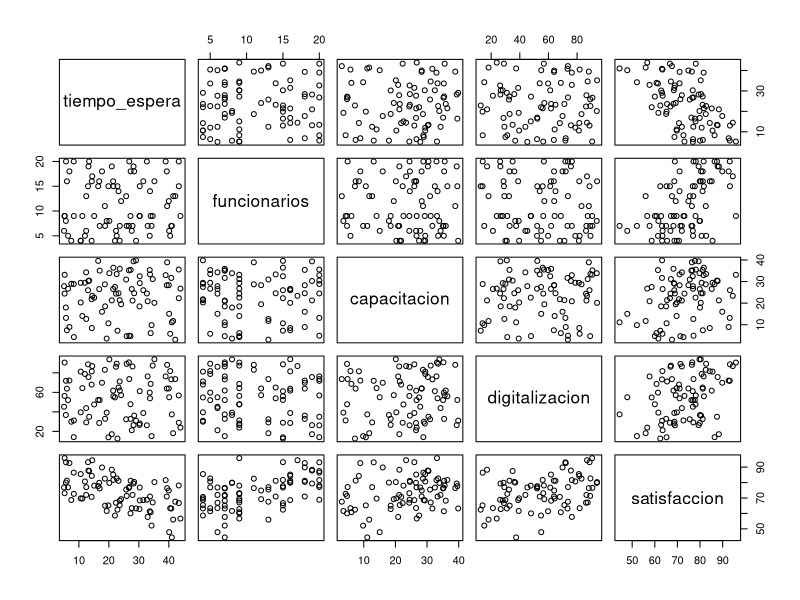
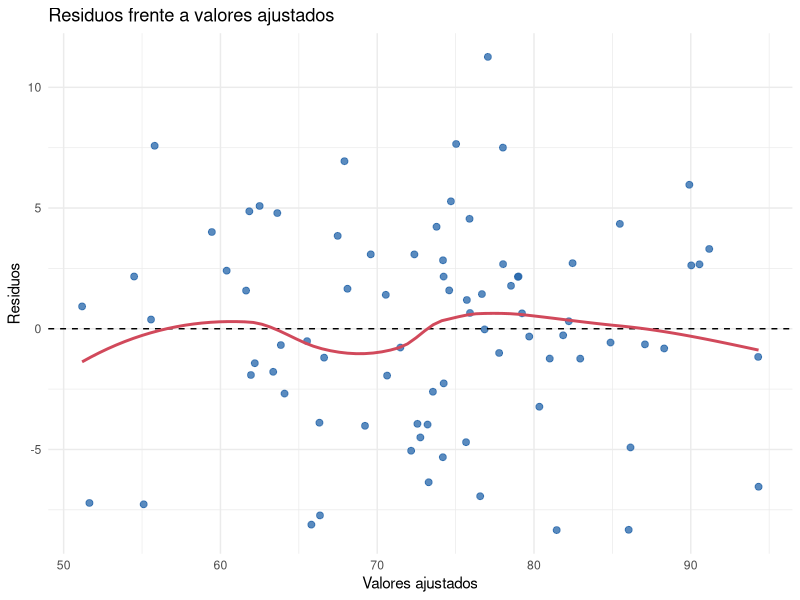
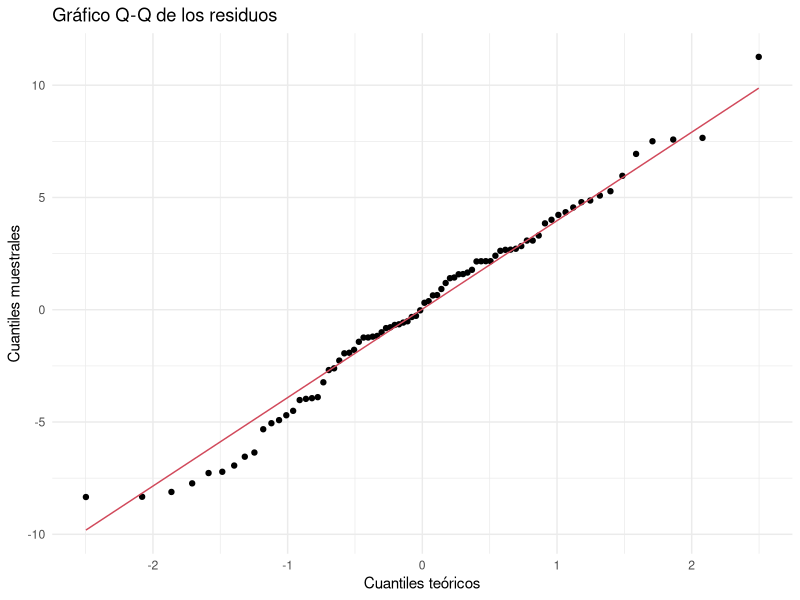
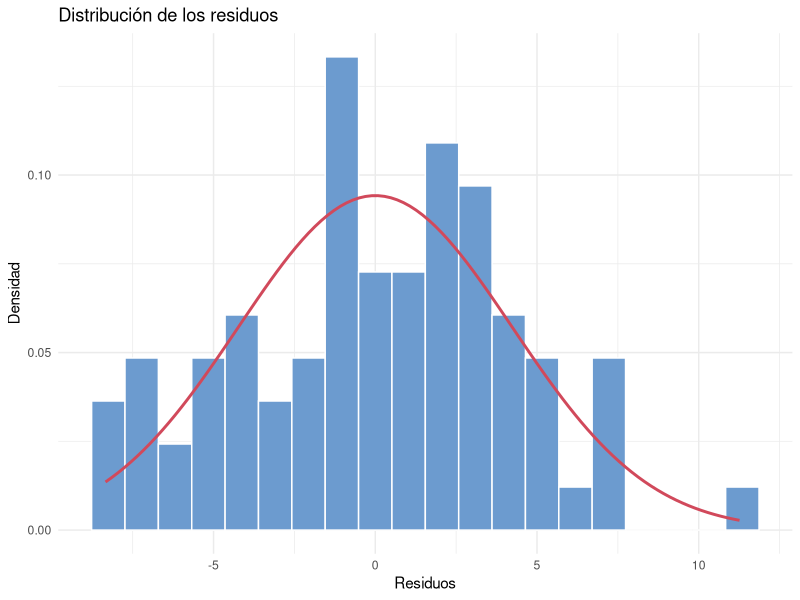
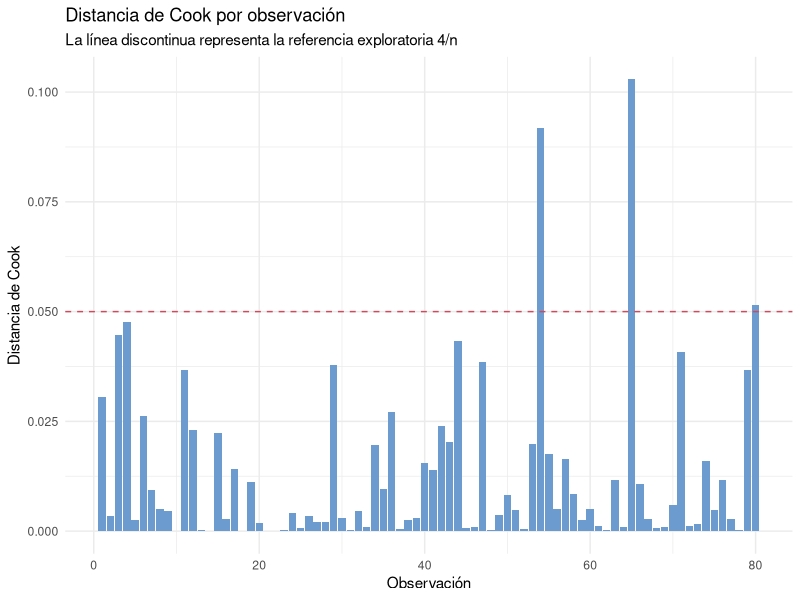

Write R code to recreate these figures, in order.
## ---- chunk 1
ipak <- function(pkg){

  options(repos = c(CRAN="https://cloud.r-project.org"))

  new.pkg <- pkg[!(pkg %in% rownames(installed.packages()))]

  if(length(new.pkg)) install.packages(new.pkg, dependencies = TRUE)

  invisible(lapply(pkg, function(p)
    suppressPackageStartupMessages(library(p, character.only = TRUE))
  ))
}

packages <- c("tidyverse","kableExtra","psych","readxl")

ipak(packages)
## ---- chunk 2
# Instalar una sola vez si los paquetes no están disponibles:
# install.packages(c("tidyverse", "car", "lmtest", "broom"))

library(tidyverse)
library(car)
library(lmtest)
library(broom)

set.seed(2026)

n <- 80

Data <- tibble(
  tiempo_espera  = runif(n, 5, 45),          # Tiempo promedio de espera (minutos)
  funcionarios   = sample(4:20, n, replace = TRUE), # Número de funcionarios disponibles
  capacitacion   = runif(n, 2, 40),          # Horas de capacitación del equipo
  digitalizacion = runif(n, 10, 95)          # Porcentaje de trámites digitalizados (%)
) %>%
  mutate(
    satisfaccion_raw = 55 -
      0.60 * tiempo_espera +
      1.15 * funcionarios +
      0.35 * capacitacion +
      0.22 * digitalizacion +
      rnorm(n, mean = 0, sd = 5),
    satisfaccion = pmin(pmax(satisfaccion_raw, 0), 100) # Acotado a escala 0-100
  ) %>%
  select(-satisfaccion_raw)

glimpse(Data)
## ---- chunk 3
summary(Data)
## ---- chunk 4
modelo <- lm(
  satisfaccion ~ tiempo_espera + funcionarios + capacitacion + digitalizacion,
  data = Data
)

summary(modelo)
## ---- chunk 5
broom::tidy(modelo, conf.int = TRUE)
## ---- chunk 6
broom::glance(modelo)
## ---- chunk 7
nueva_jornada <- tibble(
  tiempo_espera = 15,
  funcionarios = 12,
  capacitacion = 25,
  digitalizacion = 70
)

predict(
  modelo,
  newdata = nueva_jornada,
  interval = "prediction",
  level = 0.95
)
## ---- chunk 8
par(mfrow = c(2, 2))
plot(Data)

## ---- chunk 9
diagnostico <- tibble(
  ajustados = fitted(modelo),
  residuos = residuals(modelo)
)

ggplot(diagnostico, aes(x = ajustados, y = residuos)) +
  geom_point(color = "#2364AA", alpha = 0.75, size = 2) +
  geom_hline(yintercept = 0, linetype = "dashed") +
  geom_smooth(method = "loess", se = FALSE, color = "#D1495B") +
  labs(
    title = "Residuos frente a valores ajustados",
    x = "Valores ajustados",
    y = "Residuos"
  ) +
  theme_minimal()
## ---- chunk 10
ggplot(tibble(residuos = residuals(modelo)),
       aes(sample = residuos)) +
  stat_qq() +
  stat_qq_line(color = "#D1495B") +
  labs(
    title = "Gráfico Q-Q de los residuos",
    x = "Cuantiles teóricos",
    y = "Cuantiles muestrales"
  ) +
  theme_minimal()
## ---- chunk 11
ggplot(tibble(residuos = residuals(modelo)),
       aes(x = residuos)) +
  geom_histogram(aes(y = after_stat(density)),
                 bins = 20, fill = "#6C9BCF",
                 color = "white") +
  stat_function(
    fun = dnorm,
    args = list(
      mean = mean(residuals(modelo)),
      sd = sd(residuals(modelo))
    ),
    color = "#D1495B",
    linewidth = 1
  ) +
  labs(
    title = "Distribución de los residuos",
    x = "Residuos",
    y = "Densidad"
  ) +
  theme_minimal()
## ---- chunk 12
shapiro.test(residuals(modelo))
## ---- chunk 13
lmtest::bptest(modelo)
## ---- chunk 14
# Instalar si es necesario:
# install.packages("sandwich")

library(sandwich)
lmtest::coeftest(modelo, vcov. = sandwich::vcovHC(modelo, type = "HC3"))
## ---- chunk 15
lmtest::dwtest(modelo)
## ---- chunk 16
car::vif(modelo)
## ---- chunk 17
library(dplyr)

Data %>%
  select(tiempo_espera, funcionarios, capacitacion, digitalizacion) %>%
  cor()
## ---- chunk 18
cook <- cooks.distance(modelo)

influencia <- tibble(
  observacion = seq_along(cook),
  cooks_distance = cook
)

ggplot(influencia,
       aes(x = observacion, y = cooks_distance)) +
  geom_col(fill = "#6C9BCF") +
  geom_hline(
    yintercept = 4 / nrow(Data),
    linetype = "dashed",
    color = "#D1495B"
  ) +
  labs(
    title = "Distancia de Cook por observación",
    subtitle = "La línea discontinua representa la referencia exploratoria 4/n",
    x = "Observación",
    y = "Distancia de Cook"
  ) +
  theme_minimal()
## ---- chunk 19
influencia %>%
  arrange(desc(cooks_distance)) %>%
  slice_head(n = 10)
## ---- chunk 20
bp <- lmtest::bptest(modelo)
sw <- shapiro.test(residuals(modelo))
dw <- lmtest::dwtest(modelo)

resultados_pruebas <- tibble(
  Prueba = c("Breusch-Pagan", "Shapiro-Wilk", "Durbin-Watson"),
  Estadistico = c(
    unname(bp$statistic),
    unname(sw$statistic),
    unname(dw$statistic)
  ),
  Valor_p = c(bp$p.value, sw$p.value, dw$p.value),
  Hipotesis_nula = c(
    "Varianza constante",
    "Residuos compatibles con normalidad",
    "Sin autocorrelación de primer orden"
  )
) %>%
  mutate(
    Decision_05 = if_else(
      Valor_p < 0.05,
      "Rechazar H0",
      "No rechazar H0"
    )
  )

resultados_pruebas
